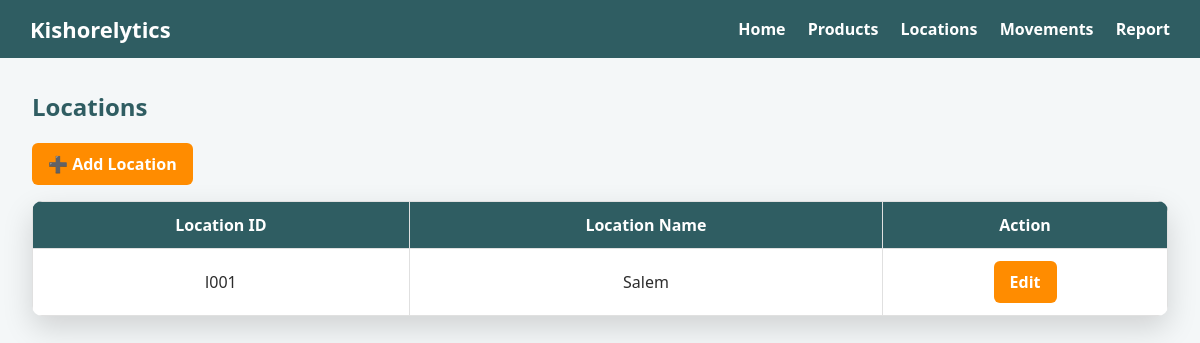
The page /locations on the database as committed earlier.
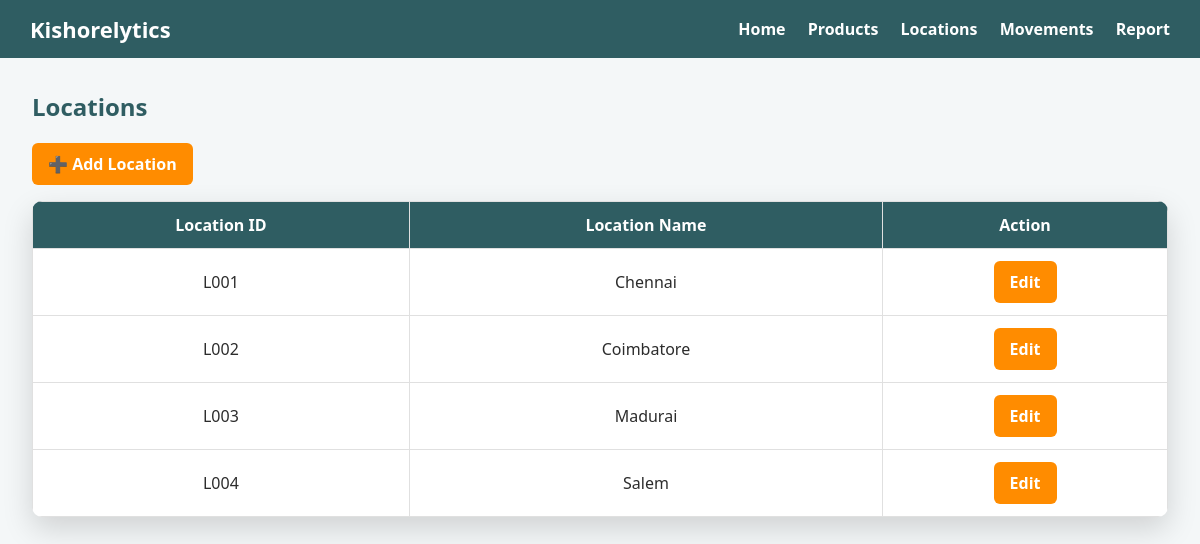
The same page on the database as committed later.
### models/location.py (models this page shows)
class Location(db.Model):
    __tablename__ = "locations"  # ✅ ADD THIS
    location_id = db.Column(db.String, primary_key=True)
    name = db.Column(db.String(100), nullable=False)

### routes/location_routes.py (the view)
@location_bp.route("/locations")
def list_locations():
    locations = Location.query.order_by(Location.location_id).all()
    return render_template("locations/list.html", locations=locations)

### templates/locations/list.html
{% extends "base.html" %}
{% block content %}
<h2>Locations</h2>
<a href="/locations/add" class="btn">➕ Add Location</a>
<table>
    <tr>
        <th>Location ID</th>
        <th>Location Name</th>
        <th>Action</th>
    </tr>
    {% for l in locations %}
    <tr>
        <td>{{ l.location_id }}</td>
        <td>{{ l.name }}</td>
        <td>
            <a href="/locations/edit/{{ l.location_id }}" class="btn">Edit</a>
        </td>
    </tr>
    {% endfor %}
</table>
{% endblock %}

Rows that differ between the two databases and show on the page:
removed Location: location_id "l001", name "Salem"
added Location: location_id "L001", name "Chennai"
added Location: location_id "L002", name "Coimbatore"
added Location: location_id "L003", name "Madurai"
added Location: location_id "L004", name "Salem"
